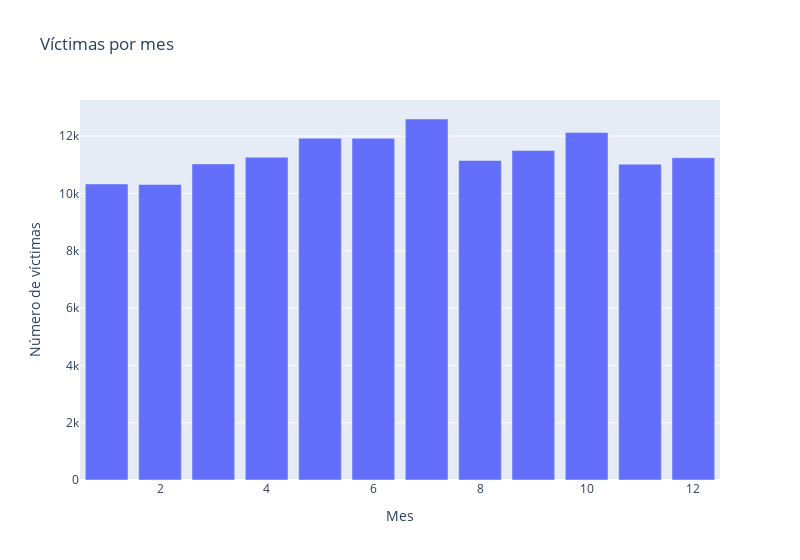
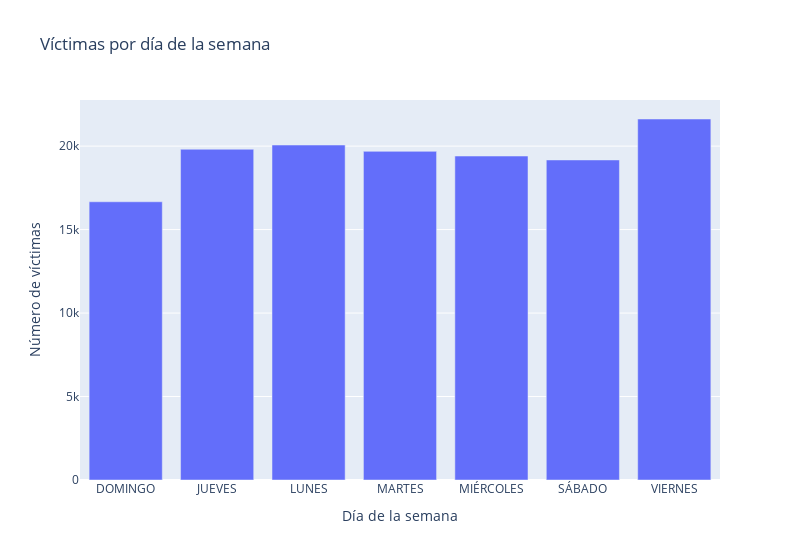
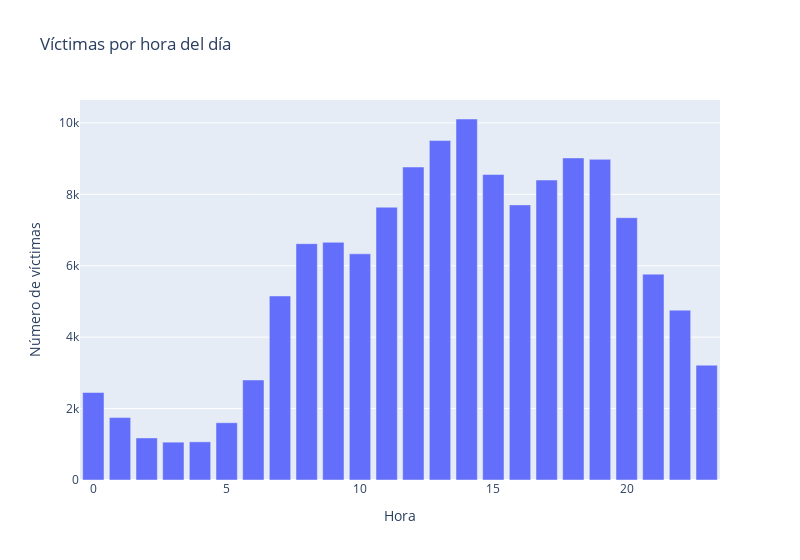

Notebook source saved alongside these figures, in order:
### Markdown cell above
## Análisis gráfico

### Code cell
victimas_mes = accidentes_limpios.groupby("MES")[["TOTAL_VICTIMAS_24H"]].sum().reset_index()
fig_mes = px.bar(victimas_mes, x="MES", y="TOTAL_VICTIMAS_24H",
                 width=800,
                 title="Víctimas por mes",
                 labels={"MES":"Mes", "TOTAL_VICTIMAS_24H":"Número de víctimas"})

# Víctimas por día de la semana (legible)
victimas_dia = accidentes_limpios.groupby("DIA_SEMANA_NOMBRE")[["TOTAL_VICTIMAS_24H"]].sum().reset_index()
fig_dia = px.bar(victimas_dia, x="DIA_SEMANA_NOMBRE", y="TOTAL_VICTIMAS_24H",
                 width=800,
                 title="Víctimas por día de la semana",
                 labels={"DIA_SEMANA_NOMBRE":"Día de la semana", "TOTAL_VICTIMAS_24H":"Número de víctimas"})


# Víctimas por hora del día
victimas_hora = accidentes_limpios.groupby("HORA")[["TOTAL_VICTIMAS_24H"]].sum().reset_index()
fig_hora = px.bar(victimas_hora, x="HORA", y="TOTAL_VICTIMAS_24H",
                  width=800,
                  title="Víctimas por hora del día",
                  labels={"HORA":"Hora", "TOTAL_VICTIMAS_24H":"Número de víctimas"})

fig_mes.show()
fig_dia.show()
fig_hora.show()

### Figure 1 — Plotly figure (JSON) as saved in the notebook; plotly's stock layout.template omitted (floating-point values rounded to 4 significant figures)
{"data": [{"hovertemplate": "Mes=%{x}<br>Número de víctimas=%{y}<extra></extra>", "legendgroup": "", "marker": {"color": "#636efa", "pattern": {"shape": ""}}, "name": "", "orientation": "v", "showlegend": false, "textposition": "auto", "type": "bar", "x": [1, 2, 3, 4, 5, 6, 7, 8, 9, 10, 11, 12], "xaxis": "x", "y": [10331, 10311, 11030, 11262, 11926, 11923, 12598, 11151, 11498, 12125, 11023, 11250], "yaxis": "y"}], "layout": {"barmode": "relative", "legend": {"tracegroupgap": 0}, "title": {"text": "Víctimas por mes"}, "width": 800, "xaxis": {"anchor": "y", "domain": [0, 1], "title": {"text": "Mes"}}, "yaxis": {"anchor": "x", "domain": [0, 1], "title": {"text": "Número de víctimas"}}}}

### Figure 2 — Plotly figure (JSON) as saved in the notebook; plotly's stock layout.template omitted (floating-point values rounded to 4 significant figures)
{"data": [{"hovertemplate": "Día de la semana=%{x}<br>Número de víctimas=%{y}<extra></extra>", "legendgroup": "", "marker": {"color": "#636efa", "pattern": {"shape": ""}}, "name": "", "orientation": "v", "showlegend": false, "textposition": "auto", "type": "bar", "x": ["DOMINGO", "JUEVES", "LUNES", "MARTES", "MIÉRCOLES", "SÁBADO", "VIERNES"], "xaxis": "x", "y": [16666, 19812, 20065, 19685, 19405, 19171, 21624], "yaxis": "y"}], "layout": {"barmode": "relative", "legend": {"tracegroupgap": 0}, "title": {"text": "Víctimas por día de la semana"}, "width": 800, "xaxis": {"anchor": "y", "domain": [0, 1], "title": {"text": "Día de la semana"}}, "yaxis": {"anchor": "x", "domain": [0, 1], "title": {"text": "Número de víctimas"}}}}

### Figure 3 — Plotly figure (JSON) as saved in the notebook; plotly's stock layout.template omitted (floating-point values rounded to 4 significant figures)
{"data": [{"hovertemplate": "Hora=%{x}<br>Número de víctimas=%{y}<extra></extra>", "legendgroup": "", "marker": {"color": "#636efa", "pattern": {"shape": ""}}, "name": "", "orientation": "v", "showlegend": false, "textposition": "auto", "type": "bar", "x": [0, 1, 2, 3, 4, 5, 6, 7, 8, 9, 10, 11, 12, 13, 14, 15, 16, 17, 18, 19, 20, 21, 22, 23], "xaxis": "x", "y": [2451, 1748, 1179, 1060, 1069, 1604, 2801, 5153, 6618, 6656, 6333, 7639, 8765, 9505, 10109, 8554, 7704, 8400, 9019, 8979, 7345, 5765, 4756, 3216], "yaxis": "y"}], "layout": {"barmode": "relative", "legend": {"tracegroupgap": 0}, "title": {"text": "Víctimas por hora del día"}, "width": 800, "xaxis": {"anchor": "y", "domain": [0, 1], "title": {"text": "Hora"}}, "yaxis": {"anchor": "x", "domain": [0, 1], "title": {"text": "Número de víctimas"}}}}
